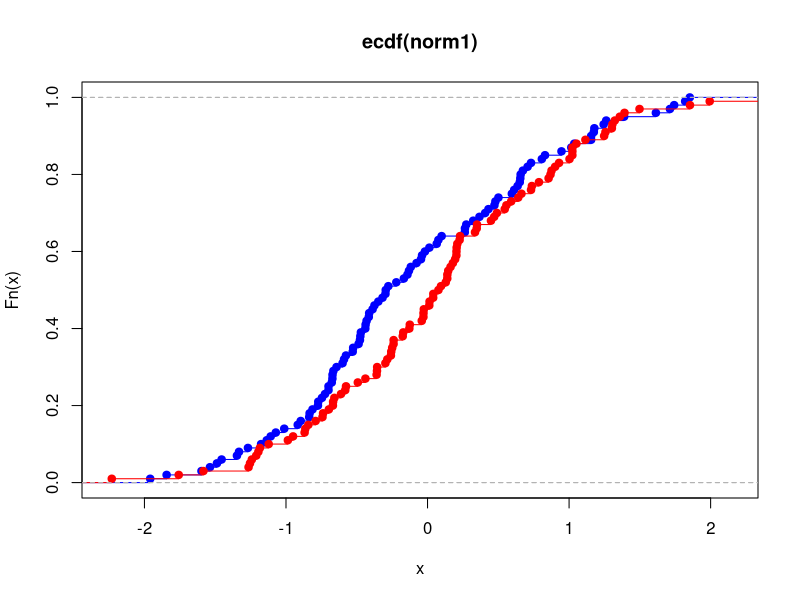
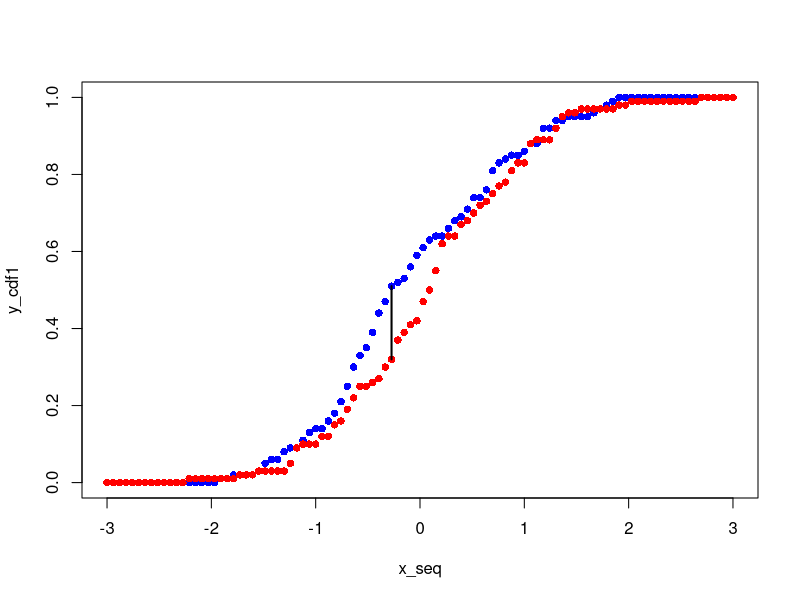
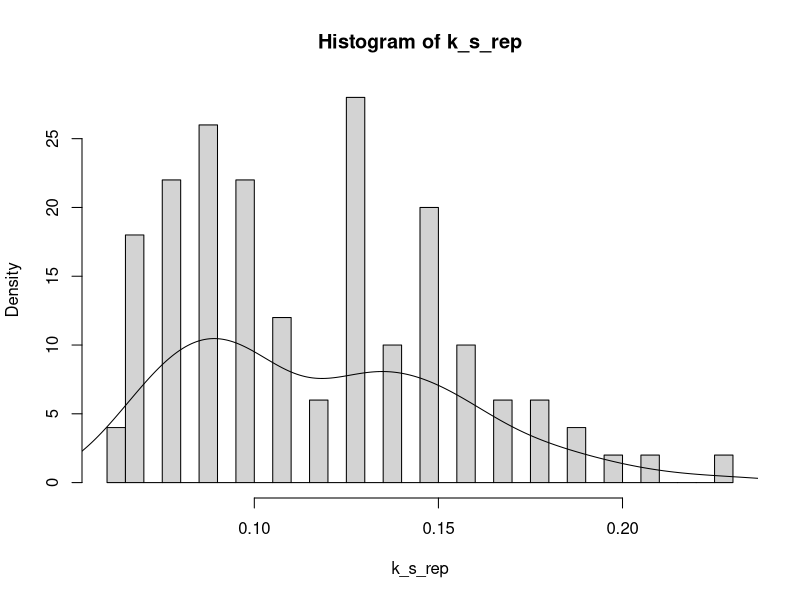
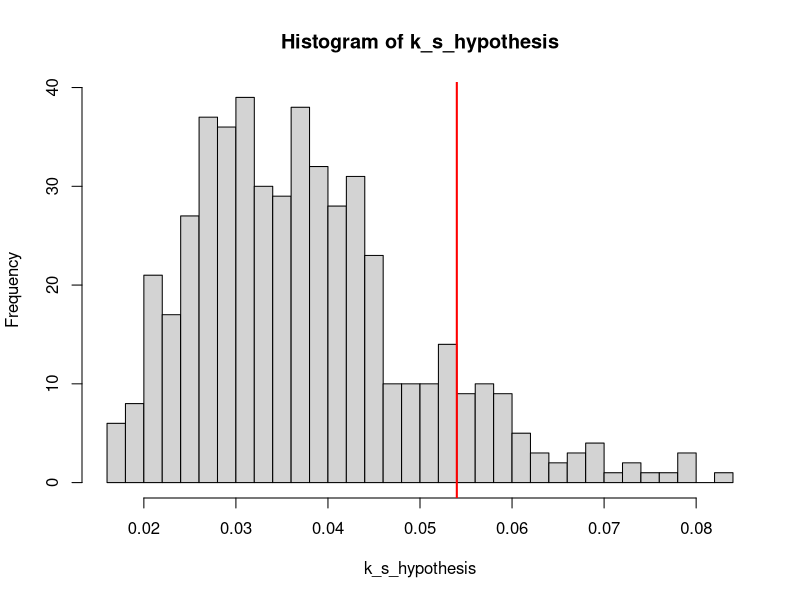
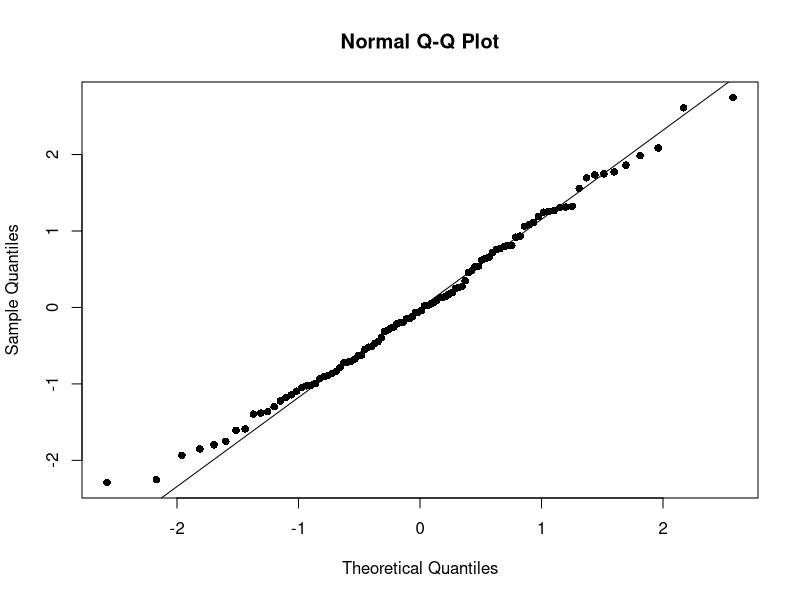
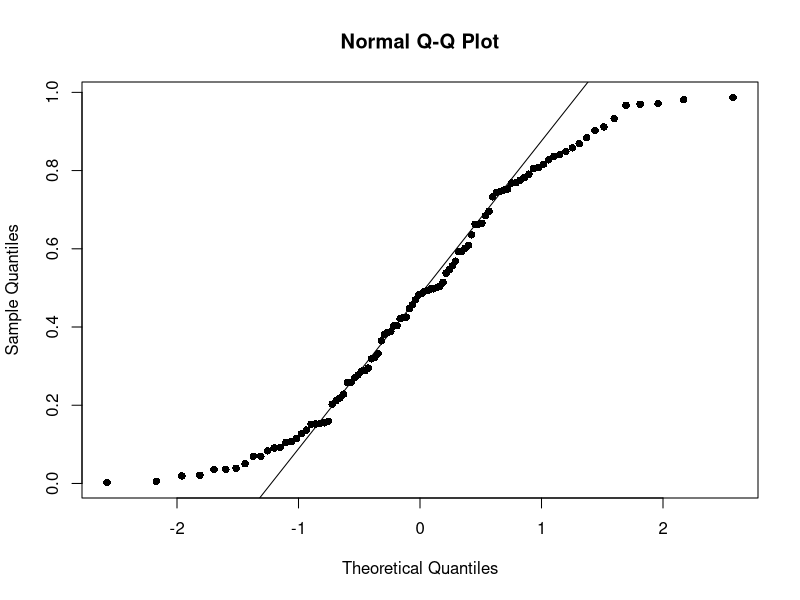
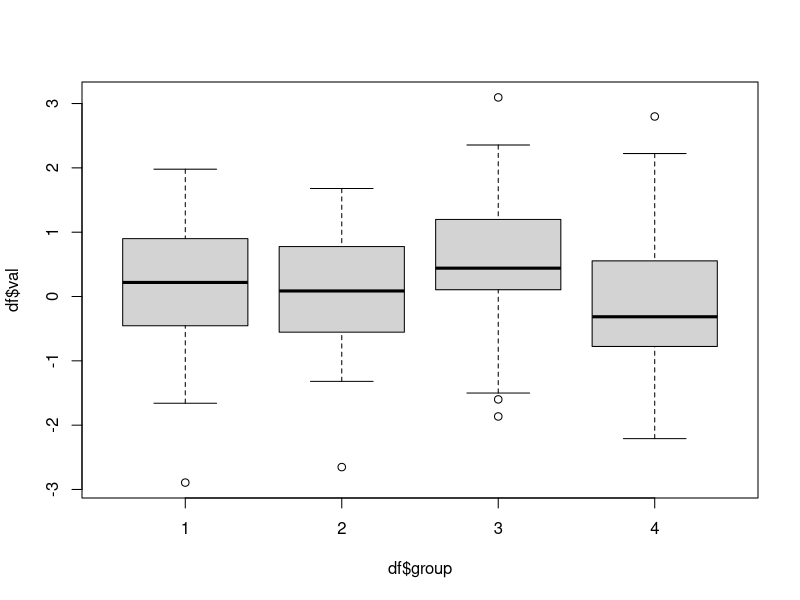
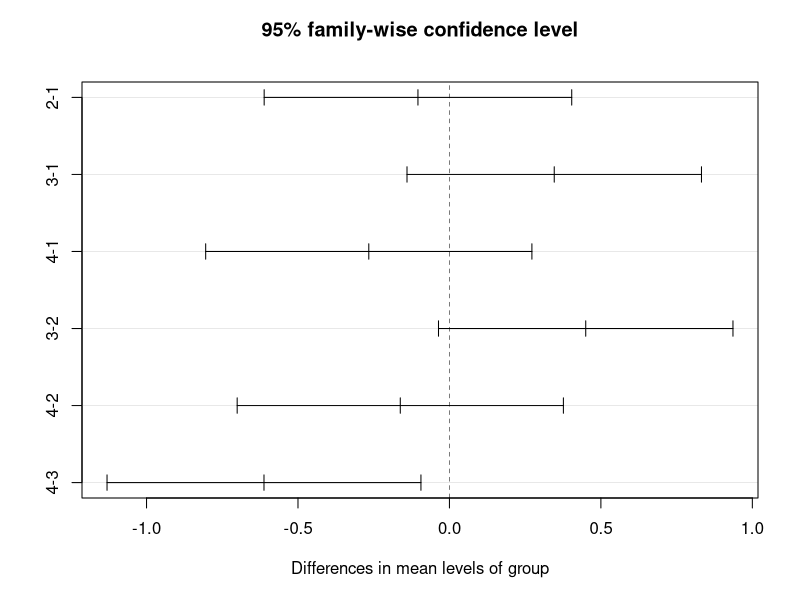

Write R code to recreate these figures, in order.
##--------------------------------------------
##
## Counting/Probability R code (lecture 4)
##
## Class: PCE Data Science Methods Class
##
## Contains examples of:
##
## -More on Hypothesis Testing, CLT, and Regression
##
##--------------------------------------------


##-----K-S Test-----

norm1 = rnorm(100,mean=0,sd=1)
norm2 = rnorm(100,mean=0,sd=1)

plot(ecdf(norm1), col='blue')
lines(ecdf(norm2), col='red')

# Have to standardize the x-values
x_seq = seq(-3,3,len=100)
y_cdf1 = sapply(x_seq, function(x){
  sum(norm1<x)/length(norm1)
})
y_cdf2 = sapply(x_seq, function(x){
  sum(norm2<x)/length(norm1)
})

plot(x_seq,y_cdf1, col='blue', pch=16)
points(x_seq,y_cdf2,col='red', pch=16)

k_s_stat = max(abs(y_cdf1-y_cdf2))
# where does it occur?
k_index = which.max(abs(y_cdf1-y_cdf2))
k_s_x = x_seq[k_index]
# Add to plot
lines(c(k_s_x,k_s_x), c(y_cdf1[k_index],y_cdf2[k_index]),
      col='black', lwd=2)

# Create k-s statistic function
ks_stat = function(x_min,x_max, dist_a, dist_b){
  x_seq = seq(x_min,x_max,len=1000)
  y_cdf1 = sapply(x_seq, function(x){
    sum(dist_a<x)/length(dist_a)
  })
  y_cdf2 = sapply(x_seq, function(x){
    sum(dist_b<x)/length(dist_b)
  })
  k_s_stat = max(abs(y_cdf1-y_cdf2))
  return(k_s_stat)
}

# Check to make sure
ks_stat(-3, 3, norm1, norm2)

# What should we expect? Is this an ok value?...

##----Repeat N Times-----
N = 10000
k_s_rep = sapply(1:100, function(i){
  dist_a = rnorm(100,mean=0,sd=1)
  dist_b = rnorm(100,mean=0,sd=1)
  return(ks_stat(-3, 3, dist_a, dist_b))
})

hist(k_s_rep, breaks=30, freq=FALSE)
lines(density(k_s_rep))

##----Empirical One Tailed KS test-----
# Alternative hypothesis is that the k-s- statistic
#  is greater than the "expected value".

dist1 = rnorm(1000, mean=0.05, sd = 1)
dist2 = rnorm(1000, mean=0, sd = 1)

# We hypothesize that dist2 is normal(0,1), like we know dist1 is.

k_s_stat = ks_stat(-5,5, dist1, dist2)

# What should the distribution be?
# i.e. what is the expected value?
k_s_hypothesis = sapply(1:500, function(i){
  dist_a = rnorm(1000,mean=0,sd=1)
  dist_b = rnorm(1000,mean=0,sd=1)
  return(ks_stat(-3, 3, dist_a, dist_b))
})

# Histogram of the NULL hypothesis
hist(k_s_hypothesis, breaks=30)
# Add a line of the observation
abline(v=k_s_stat, col='red', lwd=2)


empirical_p_value = sum(k_s_hypothesis>k_s_stat)/500


##-----Shapiro-Wilk's Test----
dist_a = rnorm(100,mean=0,sd=1)
shapiro.test(dist_a)
# Can NOT reject null that dist_a is from a normal population.

dist_b = runif(100)
shapiro.test(dist_b)
# Why is this rejected? Because the uniform distribution is *flat* (kurtosis)

##----Look at Normal Quantile-Quantile Plot----
qqnorm(dist_a, pch=16)
qqline(dist_a)

qqnorm(dist_b, pch=16)
qqline(dist_b)

##-----ANOVA Example-----
df = data.frame('group'=c(rep(1,50),
                          rep(2,50),
                          rep(3,60),
                          rep(4,40)),
                'val' = c(rnorm(50, mean=0, sd=1),
                          rnorm(50, mean=0, sd=1),
                          rnorm(60, mean=0.5, sd=1), # Note different mean here
                          rnorm(40, mean=0, sd=1)))
df$group = factor(df$group) # Make sure your groups are a factor (for further analysis below)

boxplot(df$val ~ df$group)
df_aov = aov(val ~ group, data = df)
summary(df_aov)

# we get statistics on the groups and total residuals:
# DF = degrees of freedom
# Sum Sq = sum of squares
# Mean Sq = Mean Squared Error
# F -value = our statistic based on a ratio of Mean Square Errors
# Pr(>F) = p-value for the NULL hypothesis that all groups are the same.

# BUT WHICH GROUP IS DIFFERENT? ANOVA does not tell us which.  We need 
#  to further test to find out.

tukey_anova = TukeyHSD(df_aov)  # Tukey's Range test:
tukey_anova
# This test is built on the distribution of testing two means (say mean1 and mean2),
#   and the statistic is given by (mean1 - mean2)/sd(both samples)
#   Know that this statistic has a known (albeit uncommon) distribution and this allows us
#   (or R) to create multiple hypotheses (pairwise tests).
plot(tukey_anova)

##----CLT and Confidence Intervals----
# Let's create a NOT normal distribution
x = c(rnorm(1000),rnorm(1000,mean=3,sd=0.5))
plot(density(x)) # Definitely not normal

# generate 100 samples
x_samples = lapply(1:500, function(i) sample(x, size=50, replace=TRUE))
x_means = lapply(x_samples, mean)
hist(unlist(x_means))
qqnorm(unlist(x_means)) # Yay normality!
qqline(unlist(x_means))

pop_mean_estimate = mean(unlist(x_means))
pop_mean_sd = sd(unlist(x_means))

actual_mean = mean(x)

# Create an alpha-level confidence interval
#    it will be two tailes, so we need (1+alpha)/2
alpha = 0.95
half_width = qnorm((1+alpha)/2, mean=pop_mean_estimate, sd = pop_mean_sd) - pop_mean_estimate

ci_low = pop_mean_estimate - half_width
ci_high = pop_mean_estimate + half_width

print(paste('The actual mean is',round(actual_mean,3)))
print(paste('The',alpha,'level CI is (',round(ci_low,3),',',round(ci_high,3),').'))

# What happens to the width of the CI
#   when we increase or decrease the alpha level?

##---Confidence interval of monty hall switching-----

resample <- function(x, ...) x[sample.int(length(x), ...)]

n=1000
switch_outcomes = sapply(1:n, function(x){
  prize = resample(1:3,1)           # select a prize
  non_prizes = setdiff(1:3,prize)   # set the non-prizes
  first_pick = resample(1:3,1)      # select a door
  revealed_non_prize = resample(setdiff(non_prizes,first_pick),1) # reveal a non-prize/non-selected door
  switch_pick = setdiff(1:3,c(first_pick,revealed_non_prize))     # select the other door
  return(switch_pick==prize)
})

sample_mean = mean(switch_outcomes)
sample_var = var(switch_outcomes)

alpha_level = 0.95
scaled_var = sample_var/sqrt(n)

# How many sd's away from the mean is our cutoff?
n_sds = qnorm((1+alpha_level)/2)
# or
n_sds = -qnorm((1-alpha_level)/2)

c_i_upper = sample_mean + n_sds*sqrt(scaled_var)
c_i_lower = sample_mean - n_sds*sqrt(scaled_var)

print('Population Mean Estaimate:')
print(paste(round(sample_mean,3),'with a',100*alpha_level,'% CI: (',
            round(c_i_lower,3),',',round(c_i_upper,3),').'))

# Try changing the alpha-level:
# A lower alpha level, say 0.9 (90% C.I.) will be smaller because
#   we are going to be LESS sure of where the population mean is.
#
# A higher alpha level, say 0.99 (99% C.I.) will be larger because
#   we are going to be MORE confident of where the population mean is.

##-----Interpret Slope Example-----
lv_high_temps = c(100,91,101,102,112,89,103, 96, 105)
lv_flamingo_hc = c(5971, 5980, 6366, 6771, 6699, 5888, 6119, 6341, 6550)

lv_flamingo_hc = lv_flamingo_hc[order(lv_high_temps)]
lv_high_temps = lv_high_temps[order(lv_high_temps)]

plot(lv_high_temps, lv_flamingo_hc)
slope_guess = (lv_flamingo_hc[1] - lv_flamingo_hc[9])/(lv_high_temps[1] - lv_high_temps[9])

# Pick a point, and calculate the y-intercept:
# y = mx + b,   or   b = y - mx
y_int_guess = lv_flamingo_hc[1] - slope_guess * lv_high_temps[1]

abline(y_int_guess, slope_guess)

# What are the units of the slope?
#   remember that all the terms in y = mx + b have the same units,
#   so the units of m must be in terms of (units of y)/(units of x)

# How do I interpret the slope?
#  For every 1 increase in x, y must increase my 'm'!

##-----Linear Regression Example-----

x = 1:20
y = x + rnorm(20, mean=0, sd=3)

plot(x,y,pch=16, main="Sample Data")
true_y = 1:20
lines(x,true_y, col='blue')

SSE = sum((y - true_y)^2)

# Pick a random line and see SSE
y_rand1 = 0.75 * x
sse_rand1 = sum((y - y_rand1)^2)

y_rand2 = 0.85 * x
sse_rand2 = sum((y - y_rand2)^2)

# Calculate SSE for a sequence of slopes to see min
slopes_test = seq(0.75,1.25, len=1000)
sse_slopes = sapply(slopes_test, function(m) sum((y - (m * x))^2))
plot(slopes_test, sse_slopes, pch=16, type='l')
grid()

# find min
slope_min = slopes_test[which.min(sse_slopes)]

# What if I just predicted the average y value (horizontal line?
y_avg = rep(mean(true_y), length(x))
plot(x,y,pch=16)
lines(x,y_avg)

SST = sum((y - y_avg)^2)  # Sum of Squares Total

# Proportion of variablity explained by predicting y from x
1 - SSE/SST  # This is called R-squared.  It is interpreted as
             #  the % of variance explained in the model (more than the average)


##-----Least Squares Regression in R-----
best_fit_line = lm(y~x)
plot(x,y,pch=16)
abline(best_fit_line)

summary(best_fit_line)

# Note the better r-squared.
#
# Also, the 'Adjusted R-squared' tries to take into account
#   the fact that adding random predictors will eventually
#   make your prediction better.  So it adjusts the R-squared
#   by the ratio:
#
#    (N-1)
#   -------     ,  N = # of obs.,   k = # of variables
#   (N-k-1)
#


##----Negative R Squared-----

x = 1:50
y = 2 * x + 5 * rnorm(length(x), mean=5, sd=3)
plot(x,y, pch=16, ylim=c(0,150), xlim=c(0,50))
grid()

# add the mean line
y_mean = rep(mean(y), length(x))
lines(x, y_mean, col="black")

# add best fit line
best_line = lm(y~x)
abline(best_line, col="gray23", lty=2)

# add a horrible line
horrid_line = -2 * x + 150
lines(x, horrid_line, col="red")

# Best fit R^2:
summary(best_line)

# Horrid fit R^2:
SSE = sum(( horrid_line - y )^2)
SST = sum(( y_mean - y )^2)
1 - SSE/SST

# Plot the errors
plot(x, (horrid_line - y)) # Ugh! A trend in the errors exists!
plot(x, (best_line$fitted.values - y)) # Yay!  No apparent trend!

# Mean of the best fit line errors
mean(horrid_line - y)
mean(best_line$fitted.values - y) # Bias is essentially zero!

# Look at mean of the absolute values of the errors
mean(abs(best_line$fitted.values - y))  # What does this mean?

# Look at summary of fit
summary(best_line)

# Residuals: Tells us about the residuals. (Better to look at a plot)
#
# Coefficients:
#  -Intercept
#  -Slope for each X variable
#    -Estimates, Std. Error
#    -t-value:  This is the statistic for a test
#               if the parameter is different than 0 (two tailed)
#    - Pr(>|t|):  This the p-value for the above
#                 hypothesis test (with sig. codes)

# Residual Standard Error: Standard deviation of the residuals
# Multiple R Squared: Measure of variation explained
#     -Adjusted R Squared: Controls for # of independent variables
# F Statistic: Hypothesis test comparing model fit against random noise

# Confidence Interval for parameters
slope_est = summary(best_line)$coefficients[2]
y_int_est = summary(best_line)$coefficients[1]

slope_st_err = summary(best_line)$coefficients[4]
y_int_st_err = summary(best_line)$coefficients[3]

# Here we use the t-distribution for alpha-confidence cutoffs
#   because we do not know the inherent population variance!

alpha_level = 0.95

n_sds = qt((1+alpha_level)/2, df = length(x)-2) # t distribution!
c_i_lower_slope = slope_est - n_sds * slope_st_err
c_i_upper_slope = slope_est + n_sds * slope_st_err

print('Slope Estimate:')
print(paste(round(slope_est,3),'with a',100*alpha_level,'% CI: (',
            round(c_i_lower_slope,3),',',round(c_i_upper_slope,3),').'))

c_i_lower_yint = y_int_est - n_sds * y_int_st_err
c_i_upper_yint = y_int_est + n_sds * y_int_st_err

print('Y-Intercept Estimate:')
print(paste(round(y_int_est,3),'with a',100*alpha_level,'% CI: (',
            round(c_i_lower_yint,3),',',round(c_i_upper_yint,3),').'))


##-------Homework 4 Hint-------
# You will need to sum across zip codes.
# 
# Note that zip code units will be proportions.
# Here it is ok to average them because the proportions have the
#   same denominator (per X admissions)

test_data = data.frame('Label'=letters[1:10],
                       'x_val1'=1*rnorm(10), 'y_val1' = 1*rnorm(10),
                       'x_val2'=2*rnorm(10), 'y_val2' = 2*rnorm(10),
                       'x_val3'=3*rnorm(10), 'y_val3' = 3*rnorm(10),
                       'x_val4'=4*rnorm(10), 'y_val4' = 4*rnorm(10),
                       'x_val5'=5*rnorm(10), 'y_val5' = 5*rnorm(10),
                       'x_val6'=6*rnorm(10), 'y_val6' = 6*rnorm(10),
                       'x_val7'=7*rnorm(10), 'y_val7' = 7*rnorm(10),
                       'x_val8'=8*rnorm(10), 'y_val8' = 8*rnorm(10),
                       'x_val9'=9*rnorm(10), 'y_val9' = 9*rnorm(10),
                       'x_val10'=10*rnorm(10), 'y_val10' = 10*rnorm(10))

# Get the averages of all columns
test_data_avgs = apply(test_data[-1],2,mean)

x_vals = test_data_avgs[grepl('^x_val[0-9]+$', names(test_data_avgs), perl = TRUE)]
y_vals = test_data_avgs[grepl('^y_val[0-9]+$', names(test_data_avgs), perl = TRUE)]

x_diffs = diff(x_vals)
y_diffs = diff(y_vals)
